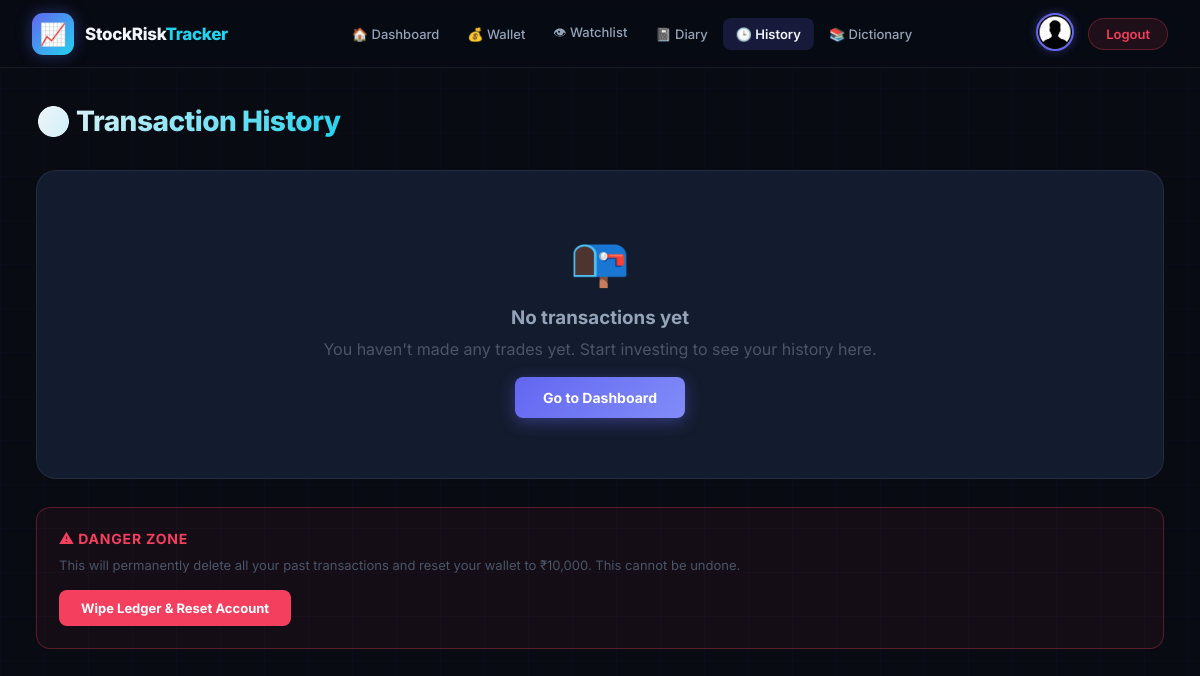
The app's page /tracker/history/ (signed in), older data.
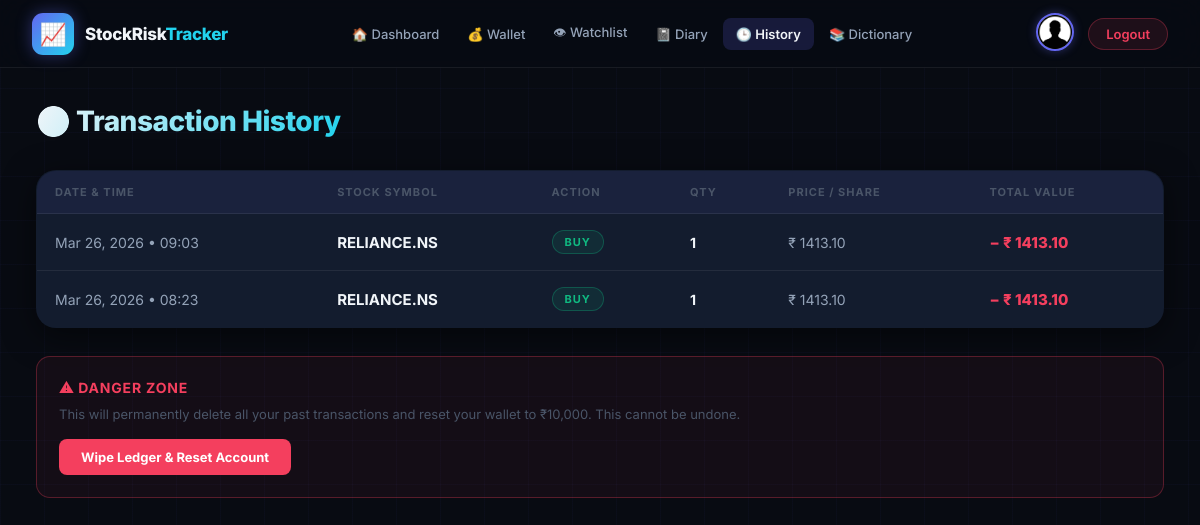
The same page, newer data.
### tracker/models.py (models this page shows, shortened)
class Transaction(models.Model):
    TRANSACTION_TYPES = [('BUY', 'Buy'), ('SELL', 'Sell')]
    user = models.ForeignKey(User, on_delete=models.CASCADE)
    ticker = models.CharField(max_length=10)
    transaction_type = models.CharField(max_length=4, choices=TRANSACTION_TYPES)
    quantity = models.IntegerField()
    price_at_transaction = models.DecimalField(max_digits=10, decimal_places=2)
    total_cost = models.DecimalField(max_digits=12, decimal_places=2)
    timestamp = models.DateTimeField(auto_now_add=True)

### tracker/views/misc_views.py (the view)
# urls.py: path('history/', views.history, name='history'),
def history(request):
    if not request.user.is_authenticated:
        return render(request, 'history.html', {'is_guest': True, 'message': 'Please login to view history.'})
    transactions = Transaction.objects.filter(user=request.user).order_by('-timestamp')
    return render(request, 'history.html', {'transactions': transactions, 'is_guest': False})

### templates/history.html (shortened to what this page needs)
{% extends "base.html" %}
{% load static %}
{% block nav_history %}active{% endblock %}
{% block page_title %}🕒 Transaction History{% endblock %}
{% block content %}
{% if is_guest %}
    <div class="login-prompt">
        <div class="lock-icon">🔒</div>
        <h2>Login to View History</h2>
        <p>Track all your buy/sell transactions once you're logged in.</p>
        <a href="{% url 'login' %}" class="btn-primary">→ Go to Login</a>
    </div>
{% else %}
    {% if transactions %}
    <table class="history-table">
        <thead>
            <tr>
                <th>Date &amp; Time</th>
                <th>Stock Symbol</th>
                <th>Action</th>
                <th>Qty</th>
                <th>Price / Share</th>
                <th>Total Value</th>
            </tr>
        </thead>
        <tbody>
            {% for t in transactions %}
            <tr onclick="window.location.href='{% url "report" %}?ticker={{ t.ticker }}'">
                <td>{{ t.timestamp|date:"M d, Y • H:i" }}</td>
                <td><strong>{{ t.ticker }}</strong></td>
                <td>
                    <span class="badge {% if t.transaction_type == 'BUY' %}badge-buy{% else %}badge-sell{% endif %}">
                        {{ t.transaction_type }}
                    </span>
                </td>
                <td style="font-weight: 700; color: var(--text-primary);">{{ t.quantity }}</td>
                <td>₹ {{ t.price_at_transaction }}</td>
                <td style="font-weight: 800; font-size: 15px;">
                    {% if t.transaction_type == 'BUY' %}
                        <span style="color: var(--red);">− ₹ {{ t.total_cost }}</span>
                    {% else %}
                        <span style="color: var(--green);">+ ₹ {{ t.total_cost }}</span>
                    {% endif %}
                </td>
            </tr>
            {% endfor %}
        </tbody>
    </table>
    {% else %}
    <div class="no-data">
        <div class="icon">📭</div>
        <h3>No transactions yet</h3>
        <p>You haven't made any trades yet. Start investing to see your history here.</p>
        <a href="{% url 'dashboard' %}" class="btn-primary" style="margin-top: 18px; display: inline-flex;">Go to Dashboard</a>
    </div>
    {% endif %}
    <div class="danger-zone">
        <h4>⚠ Danger Zone</h4>
        <p>This will permanently delete all your past transactions and reset your wallet to ₹10,000. This cannot be undone.</p>
        <form action="{% url 'reset_account' %}" method="POST" onsubmit="return confirm('CRITICAL WARNING: Permanently wipe all trading history and reset wallet. Are you sure?');">
            <button type="submit" class="btn-danger">Wipe Ledger &amp; Reset Account</button>
        </form>
    </div>
{% endif %}
{% endblock %}

### templates/base.html (shortened to what this page needs)
<!DOCTYPE html>
<html lang="en">
<head>
    {% load static %}
    <link rel="stylesheet" href="{% static 'css/base.css' %}">
</head>
<body>
<nav class="navbar">
    <div class="navbar-brand">
        <div class="brand-logo">📈</div>
        <span class="brand-name">StockRisk<span class="brand-accent">Tracker</span></span>
    </div>
    <div class="navbar-links">
        {% if user.is_authenticated %}
            <a href="{% url 'dashboard' %}" class="nav-link {% block nav_dashboard %}{% endblock %}">🏠 Dashboard</a>
            <a href="{% url 'wallet' %}" class="nav-link {% block nav_wallet %}{% endblock %}">💰 Wallet</a>
            <a href="{% url 'watchlist' %}" class="nav-link {% block nav_watchlist %}{% endblock %}">👁 Watchlist</a>
            <a href="{% url 'investment_diary' %}" class="nav-link {% block nav_diary %}{% endblock %}">📓 Diary</a>
            <a href="{% url 'history' %}" class="nav-link {% block nav_history %}{% endblock %}">🕒 History</a>
            <a href="{% url 'dictionary' %}" class="nav-link {% block nav_dictionary %}{% endblock %}">📚 Dictionary</a>
        {% endif %}
    </div>
    <div class="navbar-right">
        {% if user.is_authenticated %}
            <div class="profile-section">
                <img src="{% static 'image/profile.jpg' %}" alt="Profile" class="profile-avatar" id="profileBtn">
            </div>
            <a href="{% url 'logout' %}" class="logout-pill">Logout</a>
        {% else %}
            <a href="{% url 'login' %}" class="login-pill">Login →</a>
        {% endif %}
    </div>
</nav>
<div class="page-wrapper">
    <div class="page-header">
        <h1 class="page-title">{% block page_title %}{% endblock %}</h1>
    </div>
    <div class="page-content">
        {% block content %}{% endblock %}
    </div>
</div>
</body>
</html>

### templates/history.html (style rules this page uses)
.history-table { width: 100%; border-collapse: collapse; background: var(--bg-card); border-radius: var(--radius-lg); overflow: hidden; box-shadow: var(--shadow-card); border: 1px solid var(--border); }
.history-table thead tr { background: rgba(99,102,241,0.08); border-bottom: 1px solid var(--border); }
.history-table th { padding: 14px 18px; text-align: left; font-size: 11px; font-weight: 700; color: var(--text-muted); text-transform: uppercase; letter-spacing: 1px; }
.history-table td { padding: 16px 18px; border-bottom: 1px solid var(--border); font-size: 14px; color: var(--text-secondary); }
.history-table tbody tr:last-child td { border-bottom: none; }
.history-table tbody tr { transition: var(--transition); cursor: pointer; }
.history-table td strong { color: var(--text-primary); font-size: 15px; }
.badge { display: inline-flex; align-items: center; gap: 4px; padding: 4px 12px; border-radius: 20px; font-size: 11px; font-weight: 700; letter-spacing: 1px; text-transform: uppercase; }
.badge-buy { color: var(--green); background: rgba(16,185,129,0.1); border: 1px solid rgba(16,185,129,0.3); }

Row changes from the older to the newer data that the page shows:
added Transaction: timestamp "Mar 26, 2026 • 09:03", ticker "RELIANCE.NS", transaction_type "BUY", quantity "1", price_at_transaction "1413.10", total_cost "1413.10"
added Transaction: timestamp "Mar 26, 2026 • 08:23", ticker "RELIANCE.NS", transaction_type "BUY", quantity "1", price_at_transaction "1413.10", total_cost "1413.10"
Text that changed along with them:
text no longer shown: "📭 No transactions yet You haven't made any trades yet. Start investing to see your history here. Go to Dashboard"
text now shown: "DATE & TIME STOCK SYMBOL ACTION QTY PRICE / SHARE TOTAL VALUE"
